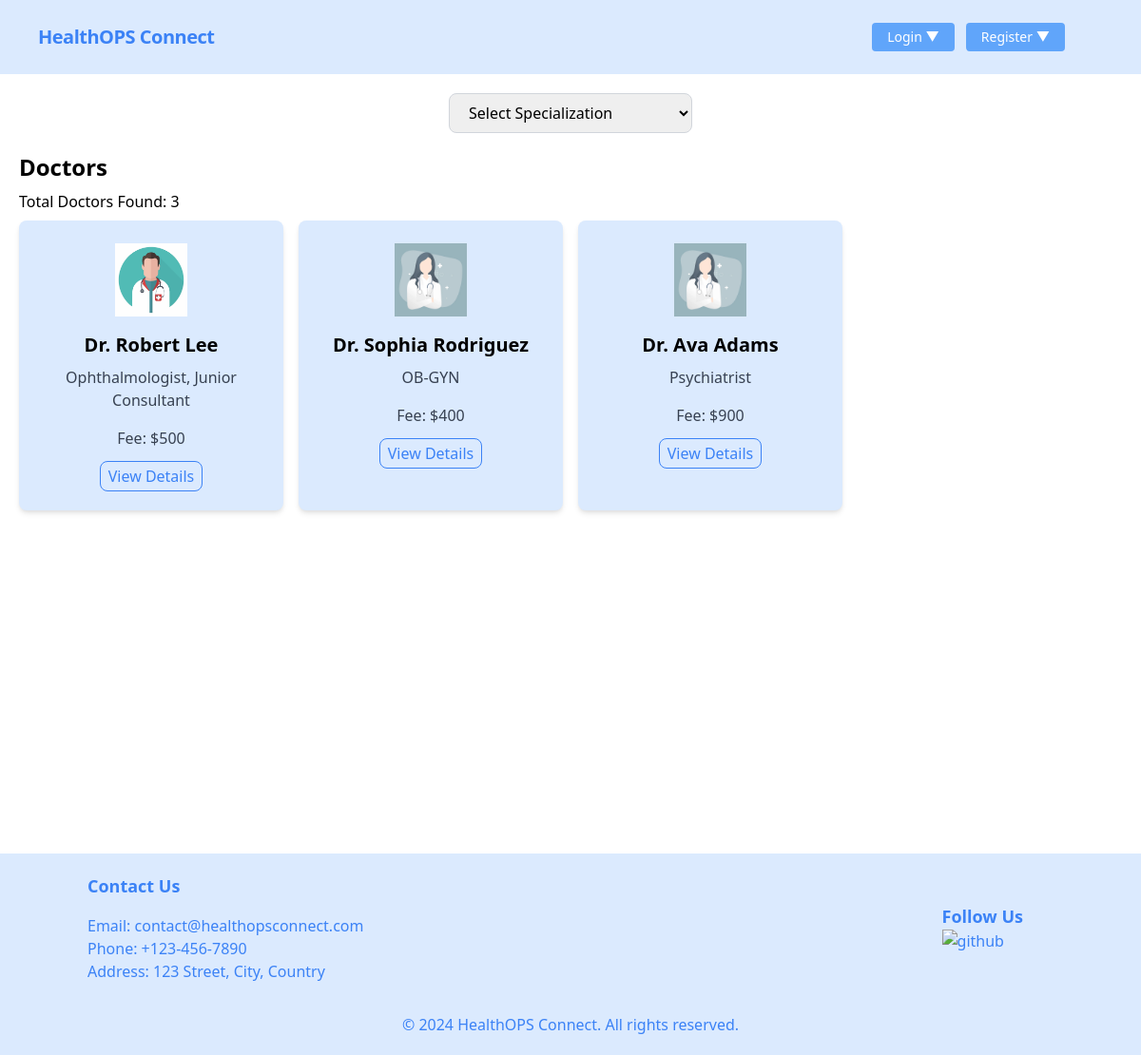
The app's page /, older data.
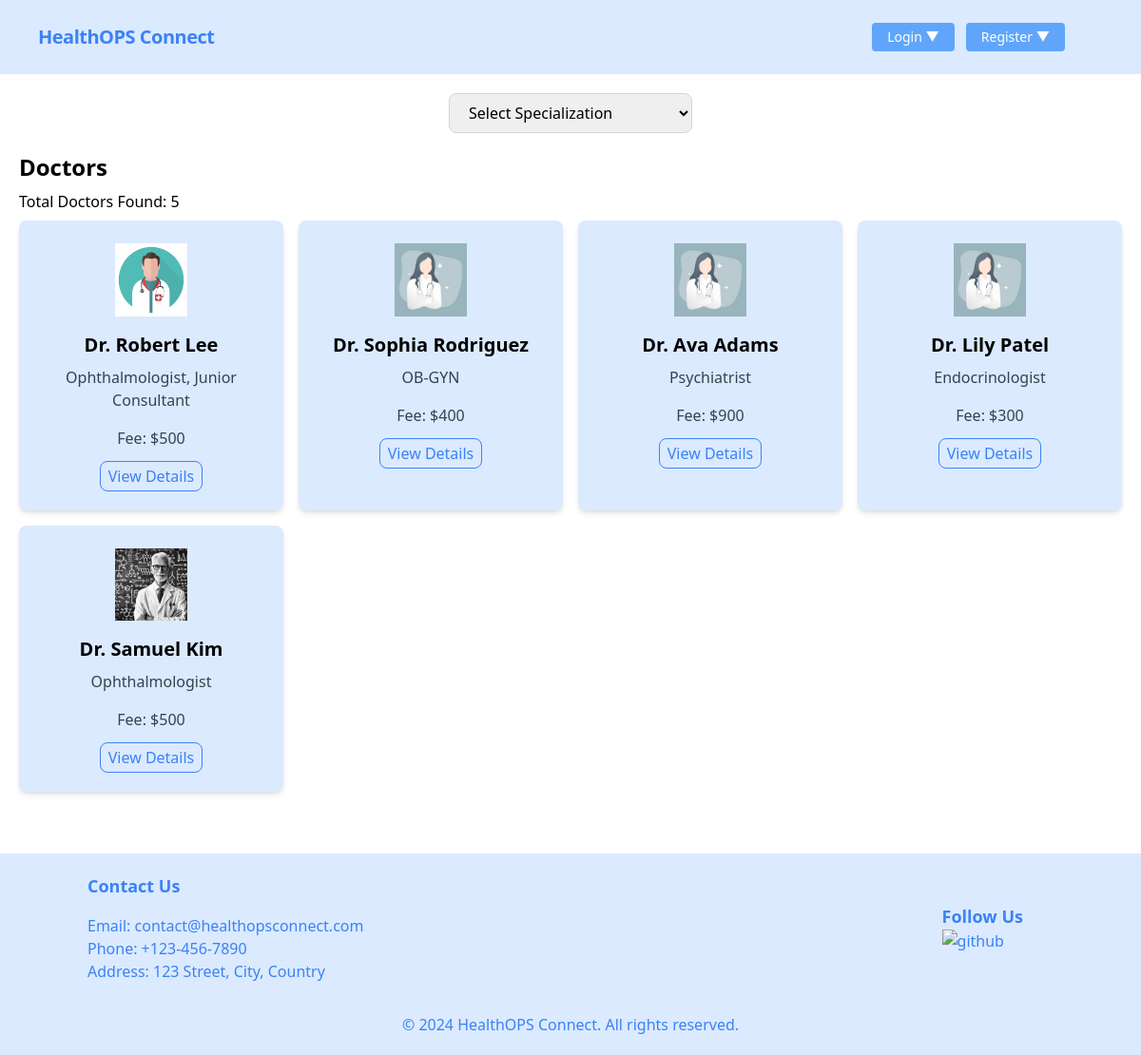
The same page, newer data.
### doctor/models.py (models this page shows, shortened)
class Doctor(models.Model):
    user = models.OneToOneField(User, on_delete=models.CASCADE)
    image = models.ImageField(
        upload_to='doctor/media/uploads/', default='doctor/media/uploads/default.jpg')
    designation = models.ManyToManyField(Designation)
    specialization = models.ManyToManyField(Specialization)
    available_time = models.ManyToManyField(AvailableTime)
    fee = models.IntegerField()
    meet_link = models.URLField(max_length=200)
    user_type = models.CharField(
        default='Doctor', max_length=10, editable=False)

class Designation(models.Model):
    name = models.CharField(max_length=50)
    slug = models.SlugField(max_length=100, unique=True)

### health_ops_connect/views.py (the view)
# urls.py: path('', DoctorListView.as_view(), name='home'),
class DoctorListView(ListView):
    model = Doctor
    template_name = 'home.html'
    context_object_name = 'doctors'
    def get_queryset(self):
        specialization_slug = self.kwargs.get('specialization')
        if specialization_slug:
            specialization = Specialization.objects.get(
                slug=specialization_slug)
            return Doctor.objects.filter(specialization=specialization)
        return Doctor.objects.all()
    def get_context_data(self, **kwargs):
        context = super().get_context_data(**kwargs)
        context['specializations'] = Specialization.objects.all()
        return context

### templates/home.html (shortened to what this page needs)
{% extends 'base.html' %}
{% block content %}
<div class="m-5">
    <div class="flex gap-4 justify-center">
        <div class="mb-5">
            <select name="specialization" onchange="window.location.href=this.value"
                class="py-2 px-4 rounded-lg border border-gray-300">
                <option value="" disabled selected>Select Specialization</option>
            </select>
        </div>
    </div>
    <div>
        <h2 class="text-2xl font-bold mb-2">Doctors</h2>
        <p class="mb-2">Total Doctors Found: {{ doctors | length }}</p>
        <div class="grid grid-cols-1 md:grid-cols-2 lg:grid-cols-4 gap-4">
            {% for doctor in doctors %}
            <div class="bg-blue-100 p-6 rounded-lg shadow-md text-center">
                <img src="{{ doctor.image.url }}" alt="{{ doctor.user.first_name }}" class="w-1/3 h-auto mb-4 m-auto" />
                <h3 class="text-xl font-bold mb-2">
                    Dr. {{ doctor.user.first_name }} {{ doctor.user.last_name }}
                </h3>
                <p class="text-gray-700 mb-4">
                    {% for designation in doctor.designation.all %}
                    {{designation.name}}{% if not forloop.last %}, {% endif %} {% endfor %}
                </p>
                <p class="text-gray-700 mb-4">Fee: ${{ doctor.fee }}</p>
                <a href="{% url 'doctor_details' doctor.id %}"
                    class="py-1 px-2 rounded-lg text-blue-500 border border-blue-500 hover:bg-blue-500 hover:text-white">View
                    Details</a>
            </div>
            {% endfor %}
        </div>
    </div>
</div>
{% endblock %}

### templates/base.html (shortened to what this page needs)
<!DOCTYPE html>
<html lang="en">
<head>
    <link rel="stylesheet" href="https://unpkg.com/tailwindcss@2.0.1/dist/tailwind.min.css" />
</head>
<body>
    {% include 'navbar.html' %}
    <div class="min-h-screen">
        {% block content %} {% endblock %}
    </div>
    {% include 'footer.html' %}
</body>
</html>

### templates/navbar.html (shortened to what this page needs)
<nav class="flex flex-col lg:flex-row items-center justify-between bg-blue-100 p-6 px-10">
    <div class="flex items-center flex-shrink-0 text-blue-500 mr-6">
        <span class="font-bold text-xl tracking-tight"><a href="{% url 'home' %}">HealthOPS Connect</a></span>
    </div>
    <div id="menu" class="w-full hidden lg:flex lg:flex-col lg:items-center lg:w-auto px-10">
        {% if request.user.is_authenticated %}
        <div class="text-md font-semibold lg:flex-grow"></div>
        <div class="lg:flex w-full items-center lg:gap-3">
            {% if request.user.patient.user_type == 'Patient' %}
            <div class="text-blue-500 my-auto font-black lg:px-5">
                {{request.user.username}} ({{request.user.patient.user_type}})
            </div>
            <div class="text-center lg:flex lg:gap-3">
                <a href="{% url 'patient_profile' %}"
                    class="inline-block font-medium text-sm px-4 py-2 leading-none bg-blue-400 rounded text-white hover:border-transparent hover:bg-blue-500 mt-2 lg:mt-0">Profile</a>
                <a href="{% url 'take_appointment' %}"
                    class="inline-block font-medium text-sm px-4 py-2 leading-none bg-blue-400 rounded text-white hover:border-transparent hover:bg-blue-500 mt-2 lg:mt-0">Take Appointment</a>
                <form method="post" action="{% url 'patient_logout' %}">
                    {% csrf_token %}
                    <button
                        class="inline-block font-medium text-sm px-4 py-2 leading-none bg-blue-400 rounded text-white hover:border-transparent hover:bg-blue-500 mt-2 lg:mt-0"
                        type="submit">
                        Logout
                    </button>
                </form>
            </div>
            {% else %}
            <div class="text-blue-500 my-auto font-black lg:px-5">
                {{request.user.username}} ({{request.user.doctor.user_type}})
            </div>
            <div class="text-center lg:flex lg:gap-3">
                <a href="{% url 'doctor_profile' %}"
                    class="inline-block font-medium text-sm px-4 py-2 leading-none bg-blue-400 rounded text-white hover:border-transparent hover:bg-blue-500 mt-2 lg:mt-0">Profile</a>
                <form method="post" action="{% url 'doctor_logout' %}">
                    {% csrf_token %}
                    <button
                        class="inline-block font-medium text-sm px-4 py-2 leading-none bg-blue-400 rounded text-white hover:border-transparent hover:bg-blue-500 mt-2 lg:mt-0"
                        type="submit">
                        Logout
                    </button>
                </form>
            </div>
            {% endif %}
        </div>
        {% else %}
        <div class="lg:flex w-full items-center text-center lg:gap-3">
            <div class="dropdown inline-block relative">
                <button
                    class="inline-block font-medium text-sm px-4 py-2 leading-none bg-blue-400 rounded text-white hover:border-transparent hover:bg-blue-500 mt-2 lg:mt-0">
                    Login ▼
                </button>
            </div>
            <div class="dropdown inline-block relative">
                <button
                    class="inline-block font-medium text-sm px-4 py-2 leading-none bg-blue-400 rounded text-white hover:border-transparent hover:bg-blue-500 mt-2 lg:mt-0">
                    Register ▼
                </button>
            </div>
        </div>
        {% endif %}
    </div>
</nav>

### templates/footer.html
<footer class="bg-blue-100 text-blue-500 py-5">
    <div class="container mx-auto flex flex-col md:flex-row justify-between items-center px-1">
        <div class="mb-8 md:mb-0">
            <h2 class="text-lg font-semibold mb-4">Contact Us</h2>
            <ul>
                <li>Email: contact@healthopsconnect.com</li>
                <li>Phone: +123-456-7890</li>
                <li>Address: 123 Street, City, Country</li>
            </ul>
        </div>
        <div class="">
            <h2 class="text-lg font-semibold mb-4 md:mb-0 md:mr-8">Follow Us</h2>
            <a href="https://github.com/junaaid96">
                <img src="https://img.icons8.com/material-outlined/24/000000/github.png" alt="github" />
            </a>
        </div>
    </div>
    <div class="mt-8 text-center">
        <p>&copy; 2024 HealthOPS Connect. All rights reserved.</p>
    </div>
</footer>

Row changes from the older to the newer data that the page shows:
added Doctor: image (picture), user.first_name "Lily", user.last_name "Patel", fee "300"
now on this page (row unchanged): Designation: name "Endocrinologist", shown under "Lily"
added Doctor: image (picture), user.first_name "Samuel", user.last_name "Kim", fee "500", Designation (name "Ophthalmologist")
Text that changed along with them:
{{ doctors | length }}: "3" → "5"
